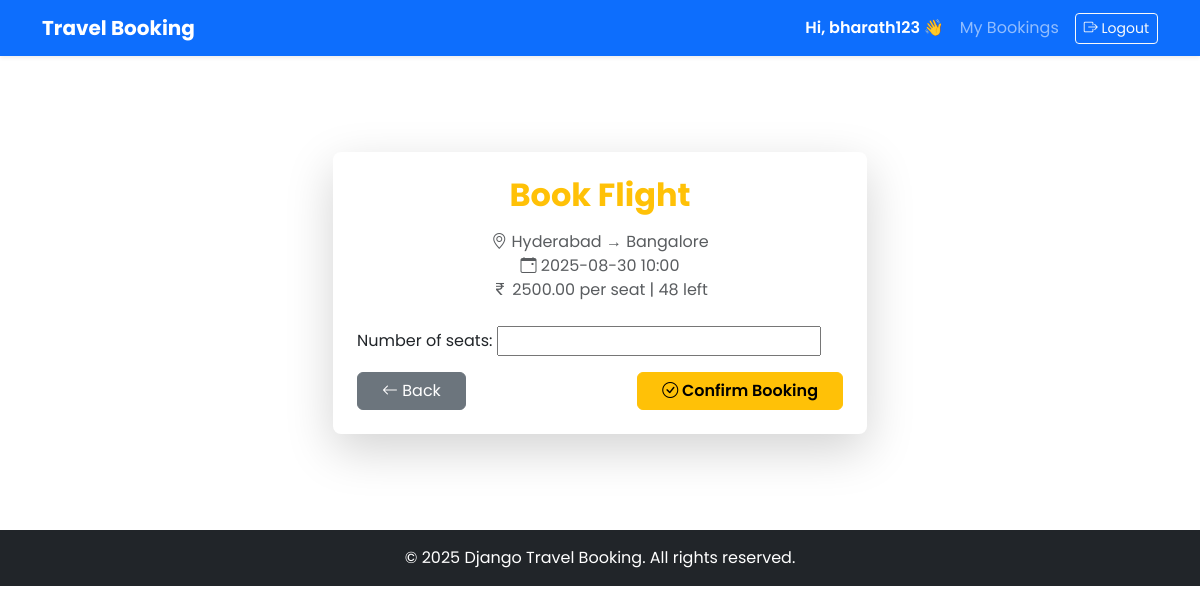
/book/1/ (signed in), run on the app's committed database.
### core/models.py (models this page shows, shortened)
class TravelOption(models.Model):
    TRAVEL_TYPES=[('Flight','Flight'),('Train','Train'),('Bus','Bus')]
    type=models.CharField(max_length=20,choices=TRAVEL_TYPES)
    source=models.CharField(max_length=100)
    destination=models.CharField(max_length=100)
    date_time=models.DateTimeField()
    price=models.DecimalField(max_digits=10,decimal_places=2)
    available_seats=models.PositiveIntegerField()

### core/views.py (the view)
# urls.py: path('book/<int:pk>/', views.book_travel, name='book_travel'),
@login_required
def book_travel(request, pk):
    travel = get_object_or_404(TravelOption, pk=pk)
    if request.method == 'POST':
        form = BookingForm(request.POST)
        if form.is_valid():
            booking = form.save(commit=False)
            if booking.number_of_seats <= 0:
                messages.error(request, 'Number of seats must be positive.'); return redirect('book_travel', pk=pk)
            if booking.number_of_seats > travel.available_seats:
                messages.error(request, 'Not enough seats available.'); return redirect('book_travel', pk=pk)
            booking.user = request.user
            booking.travel_option = travel
            booking.total_price = booking.number_of_seats * travel.price
            travel.available_seats -= booking.number_of_seats
            travel.save(); booking.save()
            messages.success(request, 'Booking confirmed!'); return redirect('my_bookings')
    else:
        form = BookingForm()
    return render(request, 'core/booking_form.html', {'form': form, 'travel': travel})

### core/forms.py
class BookingForm(forms.ModelForm):
    class Meta:
        model=Booking
        fields=['number_of_seats']
        widgets={'number_of_seats': forms.NumberInput(attrs={'min':1})}

### templates/core/booking_form.html (shortened to what this page needs)
{% extends 'core/base.html' %}
{% block content %}
<div class="container py-5">
  <div class="row justify-content-center">
    <div class="col-12 col-md-8 col-lg-6">
      <div class="card shadow-lg border-0 rounded-3">
        <div class="card-body p-4">
          <h2 class="text-center mb-3 fw-bold text-warning">
            Book {{ travel.type }}
          </h2>
          <p class="text-center text-muted mb-4">
            <i class="bi bi-geo-alt"></i>
            {{ travel.source }} → {{ travel.destination }} <br>
            <i class="bi bi-calendar-event"></i> {{ travel.date_time|date:'Y-m-d H:i' }} <br>
            <i class="bi bi-currency-rupee"></i> {{ travel.price }} per seat |
             {{ travel.available_seats }} left
          </p>
          <form method="POST" novalidate>
            {{ form.as_p }}
            <div class="d-flex justify-content-between mt-3">
              <a class="btn btn-secondary px-4" href="{% url 'home' %}">
                <i class="bi bi-arrow-left"></i> Back
              </a>
              <button type="submit" class="btn btn-warning fw-semibold px-4">
                <i class="bi bi-check-circle"></i> Confirm Booking
              </button>
            </div>
          </form>
        </div>
      </div>
    </div>
  </div>
</div>
{% endblock %}

### templates/core/base.html (shortened to what this page needs)
{% load static %}
<!DOCTYPE html>
<html lang="en">
<head>
  <link href="https://cdn.jsdelivr.net/npm/bootstrap@5.3.0/dist/css/bootstrap.min.css" rel="stylesheet">
  <link rel="stylesheet" href="{% static 'core/styles.css' %}">
</head>
<body style="font-family: 'Poppins', sans-serif;">
  <nav class="navbar navbar-expand-lg navbar-dark bg-primary shadow-sm">
    <div class="container">
      <a class="navbar-brand fw-bold" href="/">Travel Booking</a>
      <div class="collapse navbar-collapse" id="navbarNav">
        <ul class="navbar-nav ms-auto align-items-center">
          {% if user.is_authenticated %}
            <li class="nav-item me-2">
              <span class="navbar-text text-white fw-semibold">
                Hi, {{ user.username }} 👋
              </span>
            </li>
            <li class="nav-item">
              <a class="nav-link" href="{% url 'my_bookings' %}">My Bookings</a>
            </li>
            <li class="nav-item">
              <form method="POST" action="{% url 'logout' %}" class="d-inline">
                <button type="submit" class="btn btn-outline-light btn-sm ms-2">
                  <i class="bi bi-box-arrow-right"></i> Logout
                </button>
              </form>
            </li>
          {% else %}
            <li class="nav-item"><a class="nav-link" href="{% url 'register' %}">Register</a></li>
            <li class="nav-item"><a class="nav-link" href="{% url 'login' %}">Login</a></li>
          {% endif %}
        </ul>
      </div>
    </div>
  </nav>
  <main class="container my-5">
    {% block content %}{% endblock %}
  </main>
  <footer class="bg-dark text-white text-center py-3 mt-5">
    <p class="mb-0">&copy; 2025 Django Travel Booking. All rights reserved.</p>
  </footer>
  <link rel="stylesheet" href="https://cdn.jsdelivr.net/npm/bootstrap-icons@1.10.5/font/bootstrap-icons.css">
</body>
</html>

### data on the page
TravelOption: type "Flight", source "Hyderabad", destination "Bangalore", date_time "2025-08-30 10:00", price "2500.00", available_seats "48"

### other printed values
{{ user.username }} "bharath123"
